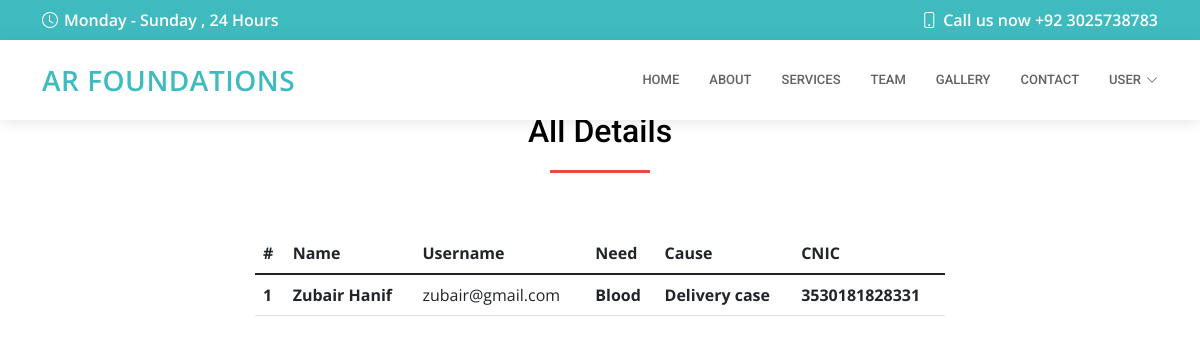
/receiver/dashboard/history.php (signed in), run on the app's committed database.
### tables this page shows
CREATE TABLE `receivery` (
  `r_id` int(11) NOT NULL,
  `r_name` varchar(200) NOT NULL,
  `r_cnic` varchar(200) NOT NULL,
  `r_username` varchar(200) NOT NULL,
  `r_password` varchar(200) NOT NULL,
  `r_contact` varchar(200) NOT NULL,
  `r_need` varchar(200) NOT NULL,
  `r_case` varchar(200) NOT NULL,
  `r_city` varchar(200) NOT NULL,
  `r_address` varchar(200) NOT NULL,
  `r_gender` varchar(200) NOT NULL
);

### receiver/dashboard/history.php (the view, shortened to what this page needs)
<?php
include 'header.php';
include 'dbconnect.php';
$username=$row['r_username'];
?>
  <div class="col py-3 section mt-5">
 <div class="row">
        <h2 class="section-head mt-5">All Details</h2>
        <div class="col-7 mx-auto">
        <table class="table">
  <thead>
    <tr>
      <th scope="col">#</th>
      <th scope="col">Name</th>
      <th scope="col">Username</th>
      <th scope="col">Need</th>
      <th scope="col">Cause</th>
      <th scope="col">CNIC</th>
    </tr>
  </thead>
<?php
$query="SELECT * FROM receivery WHERE r_username='".$username."'";
$q=mysqli_query($con,$query);
while($row=mysqli_fetch_array($q)){
?>
  <tbody>
    <tr>
    <th scope="row"><?php echo $row['r_id']?></th>
      <th scope="row"><?php echo $row['r_name']?></th>
      <td scope="row"><?php echo $row['r_username']?></td>
      <th scope="row"><?php echo $row['r_need']?></th>
      <th scope="row"><?php echo $row['r_case']?></th>
      <th scope="row"><?php echo $row['r_cnic']?></th>
    </tr>
  </tbody>
    <?php
    }
    ?>
</table>
        </div>
  </div>
      </div>
</body>
</html>

### receiver/dashboard/assets/css/style.css (style rules this page uses)
body { font-family: "Open Sans", sans-serif; color: #444444; }
h1, h2, h3, h4, h5, h6 { font-family: "Roboto", sans-serif; }

### receiver/dashboard/history.php (style rules this page uses)
.section { padding-top: 70px; padding-bottom: 70px; }
.section h2.section-head { color: black; text-align: center; margin-bottom: 40px; }
.section h2.section-head:after { background:#e74c3c; content: ""; display: block; width: 100px; height: 3px; margin: 20px auto; }

### data on the page
receivery: r_id "1", r_name "Zubair Hanif", r_username "zubair@gmail.com", r_need "Blood", r_case "Delivery case", r_cnic "3530181828331"
